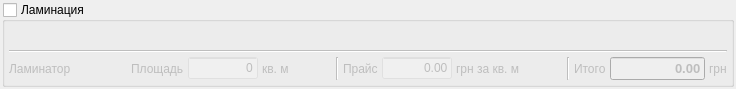
<?xml version="1.0" encoding="UTF-8"?>
<ui version="4.0">
 <class>LaminatTask</class>
 <widget class="QWidget" name="LaminatTask">
  <property name="geometry">
   <rect>
    <x>0</x>
    <y>0</y>
    <width>736</width>
    <height>86</height>
   </rect>
  </property>
  <property name="windowTitle">
   <string>Form</string>
  </property>
  <layout class="QVBoxLayout" name="verticalLayout">
   <property name="margin">
    <number>2</number>
   </property>
   <item>
    <widget class="QGroupBox" name="checkGroup">
     <property name="maximumSize">
      <size>
       <width>16777215</width>
       <height>16777215</height>
      </size>
     </property>
     <property name="title">
      <string>Ламинация</string>
     </property>
     <property name="checkable">
      <bool>true</bool>
     </property>
     <property name="checked">
      <bool>false</bool>
     </property>
     <layout class="QVBoxLayout" name="verticalLayout_4">
      <property name="spacing">
       <number>4</number>
      </property>
      <property name="margin">
       <number>4</number>
      </property>
      <item>
       <layout class="QHBoxLayout" name="horizontalLayout_3">
        <item>
         <widget class="ProductWidget" name="product" native="true">
          <property name="minimumSize">
           <size>
            <width>300</width>
            <height>0</height>
           </size>
          </property>
         </widget>
        </item>
        <item>
         <spacer name="horizontalSpacer_2">
          <property name="orientation">
           <enum>Qt::Horizontal</enum>
          </property>
          <property name="sizeHint" stdset="0">
           <size>
            <width>40</width>
            <height>20</height>
           </size>
          </property>
         </spacer>
        </item>
        <item>
         <widget class="StockInfoW" name="stockInfo" native="true">
          <property name="minimumSize">
           <size>
            <width>100</width>
            <height>0</height>
           </size>
          </property>
         </widget>
        </item>
       </layout>
      </item>
      <item>
       <widget class="Line" name="stockLine">
        <property name="orientation">
         <enum>Qt::Horizontal</enum>
        </property>
       </widget>
      </item>
      <item>
       <layout class="QHBoxLayout" name="horizontalLayout">
        <item>
         <widget class="QFrame" name="equipFrame">
          <property name="frameShape">
           <enum>QFrame::NoFrame</enum>
          </property>
          <property name="frameShadow">
           <enum>QFrame::Raised</enum>
          </property>
          <layout class="QHBoxLayout" name="horizontalLayout_2">
           <property name="margin">
            <number>0</number>
           </property>
           <item>
            <widget class="QLabel" name="label_12">
             <property name="text">
              <string>Ламинатор</string>
             </property>
            </widget>
           </item>
           <item>
            <widget class="EquipWidget" name="equip" native="true">
             <property name="minimumSize">
              <size>
               <width>50</width>
               <height>0</height>
              </size>
             </property>
            </widget>
           </item>
          </layout>
         </widget>
        </item>
        <item>
         <widget class="QLabel" name="label_4">
          <property name="text">
           <string>Площадь</string>
          </property>
         </widget>
        </item>
        <item>
         <widget class="QLineEdit" name="size">
          <property name="minimumSize">
           <size>
            <width>70</width>
            <height>0</height>
           </size>
          </property>
          <property name="maximumSize">
           <size>
            <width>70</width>
            <height>16777215</height>
           </size>
          </property>
          <property name="styleSheet">
           <string notr="true">background: rgba(255, 255, 255, 55)</string>
          </property>
          <property name="text">
           <string>0</string>
          </property>
          <property name="alignment">
           <set>Qt::AlignRight|Qt::AlignTrailing|Qt::AlignVCenter</set>
          </property>
          <property name="readOnly">
           <bool>true</bool>
          </property>
         </widget>
        </item>
        <item>
         <widget class="QLabel" name="label">
          <property name="styleSheet">
           <string notr="true">background: transparent</string>
          </property>
          <property name="text">
           <string>кв. м</string>
          </property>
         </widget>
        </item>
        <item>
         <spacer name="horizontalSpacer">
          <property name="orientation">
           <enum>Qt::Horizontal</enum>
          </property>
          <property name="sizeHint" stdset="0">
           <size>
            <width>40</width>
            <height>20</height>
           </size>
          </property>
         </spacer>
        </item>
        <item>
         <widget class="Line" name="line_2">
          <property name="orientation">
           <enum>Qt::Vertical</enum>
          </property>
         </widget>
        </item>
        <item>
         <widget class="QLabel" name="label_3">
          <property name="text">
           <string>Прайс</string>
          </property>
         </widget>
        </item>
        <item>
         <widget class="MoneyEdit" name="price">
          <property name="minimumSize">
           <size>
            <width>70</width>
            <height>0</height>
           </size>
          </property>
          <property name="maximumSize">
           <size>
            <width>70</width>
            <height>16777215</height>
           </size>
          </property>
          <property name="styleSheet">
           <string notr="true">background: rgba(255, 255, 255, 55)</string>
          </property>
          <property name="text">
           <string>0.00</string>
          </property>
          <property name="alignment">
           <set>Qt::AlignRight|Qt::AlignTrailing|Qt::AlignVCenter</set>
          </property>
          <property name="readOnly">
           <bool>true</bool>
          </property>
         </widget>
        </item>
        <item>
         <widget class="QLabel" name="label_2">
          <property name="styleSheet">
           <string notr="true">background: transparent</string>
          </property>
          <property name="text">
           <string>грн за кв. м</string>
          </property>
         </widget>
        </item>
        <item>
         <spacer name="horizontalSpacer_3">
          <property name="orientation">
           <enum>Qt::Horizontal</enum>
          </property>
          <property name="sizeHint" stdset="0">
           <size>
            <width>40</width>
            <height>20</height>
           </size>
          </property>
         </spacer>
        </item>
        <item>
         <widget class="Line" name="line">
          <property name="orientation">
           <enum>Qt::Vertical</enum>
          </property>
         </widget>
        </item>
        <item>
         <widget class="QLabel" name="label_15">
          <property name="styleSheet">
           <string notr="true">background: transparent</string>
          </property>
          <property name="text">
           <string>Итого</string>
          </property>
         </widget>
        </item>
        <item>
         <widget class="MoneyEdit" name="totalInput">
          <property name="minimumSize">
           <size>
            <width>95</width>
            <height>0</height>
           </size>
          </property>
          <property name="maximumSize">
           <size>
            <width>95</width>
            <height>16777215</height>
           </size>
          </property>
          <property name="font">
           <font>
            <pointsize>10</pointsize>
            <weight>75</weight>
            <bold>true</bold>
           </font>
          </property>
          <property name="text">
           <string>0.00</string>
          </property>
          <property name="alignment">
           <set>Qt::AlignRight|Qt::AlignTrailing|Qt::AlignVCenter</set>
          </property>
         </widget>
        </item>
        <item>
         <widget class="QLabel" name="label_5">
          <property name="styleSheet">
           <string notr="true">background: transparent</string>
          </property>
          <property name="text">
           <string>грн</string>
          </property>
         </widget>
        </item>
       </layout>
      </item>
     </layout>
    </widget>
   </item>
  </layout>
 </widget>
 <customwidgets>
  <customwidget>
   <class>ProductWidget</class>
   <extends>QWidget</extends>
   <header>widgets/stock/productwidget.h</header>
   <container>1</container>
  </customwidget>
  <customwidget>
   <class>EquipWidget</class>
   <extends>QWidget</extends>
   <header>widgets/equip/equipwidget.h</header>
   <container>1</container>
  </customwidget>
  <customwidget>
   <class>MoneyEdit</class>
   <extends>QLineEdit</extends>
   <header>utility/moneyedit.h</header>
  </customwidget>
  <customwidget>
   <class>StockInfoW</class>
   <extends>QWidget</extends>
   <header>widgets/stock/stockinfow.h</header>
   <container>1</container>
  </customwidget>
 </customwidgets>
 <resources/>
 <connections/>
</ui>
